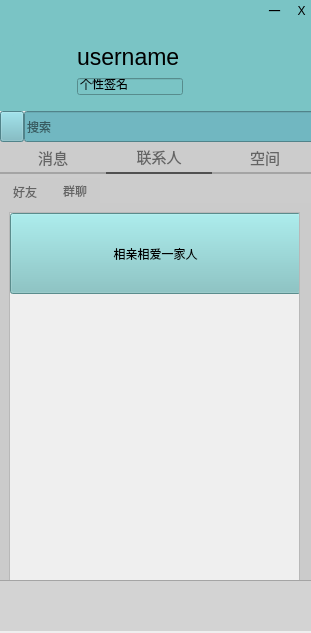
<?xml version="1.0" encoding="UTF-8"?>
<ui version="4.0">
 <class>index</class>
 <widget class="QWidget" name="index">
  <property name="geometry">
   <rect>
    <x>0</x>
    <y>0</y>
    <width>311</width>
    <height>633</height>
   </rect>
  </property>
  <property name="sizePolicy">
   <sizepolicy hsizetype="Expanding" vsizetype="Expanding">
    <horstretch>0</horstretch>
    <verstretch>0</verstretch>
   </sizepolicy>
  </property>
  <property name="windowTitle">
   <string>Form</string>
  </property>
  <property name="styleSheet">
   <string notr="true">QPushButton
{border:one;
}
QWidget{
border:&quot;rgb(122,197,196)&quot;;
}</string>
  </property>
  <widget class="QWidget" name="widget" native="true">
   <property name="geometry">
    <rect>
     <x>0</x>
     <y>0</y>
     <width>311</width>
     <height>111</height>
    </rect>
   </property>
   <property name="sizePolicy">
    <sizepolicy hsizetype="Expanding" vsizetype="Expanding">
     <horstretch>0</horstretch>
     <verstretch>0</verstretch>
    </sizepolicy>
   </property>
   <property name="minimumSize">
    <size>
     <width>311</width>
     <height>111</height>
    </size>
   </property>
   <property name="maximumSize">
    <size>
     <width>311</width>
     <height>111</height>
    </size>
   </property>
   <property name="styleSheet">
    <string notr="true">QWidget{
background-color:rgb(122,196,197);
}</string>
   </property>
   <widget class="QLabel" name="label">
    <property name="geometry">
     <rect>
      <x>9</x>
      <y>41</y>
      <width>61</width>
      <height>61</height>
     </rect>
    </property>
    <property name="sizePolicy">
     <sizepolicy hsizetype="Preferred" vsizetype="Preferred">
      <horstretch>61</horstretch>
      <verstretch>61</verstretch>
     </sizepolicy>
    </property>
    <property name="maximumSize">
     <size>
      <width>61</width>
      <height>61</height>
     </size>
    </property>
    <property name="styleSheet">
     <string notr="true">QLabel{
border-radius:14px;
border-width:0px;
border-style:solid;
}</string>
    </property>
    <property name="text">
     <string/>
    </property>
    <property name="scaledContents">
     <bool>true</bool>
    </property>
   </widget>
   <widget class="QLabel" name="username">
    <property name="geometry">
     <rect>
      <x>77</x>
      <y>42</y>
      <width>109</width>
      <height>30</height>
     </rect>
    </property>
    <property name="styleSheet">
     <string notr="true">QLabel{
font-size:23px;
}
</string>
    </property>
    <property name="text">
     <string>username</string>
    </property>
   </widget>
   <widget class="QLineEdit" name="sign">
    <property name="geometry">
     <rect>
      <x>77</x>
      <y>78</y>
      <width>106</width>
      <height>17</height>
     </rect>
    </property>
    <property name="text">
     <string>个性签名</string>
    </property>
   </widget>
   <widget class="QWidget" name="layoutWidget">
    <property name="geometry">
     <rect>
      <x>1</x>
      <y>-5</y>
      <width>311</width>
      <height>31</height>
     </rect>
    </property>
    <layout class="QHBoxLayout" name="horizontalLayout">
     <item>
      <widget class="QLabel" name="label_2">
       <property name="minimumSize">
        <size>
         <width>31</width>
         <height>16</height>
        </size>
       </property>
       <property name="maximumSize">
        <size>
         <width>31</width>
         <height>16</height>
        </size>
       </property>
       <property name="styleSheet">
        <string notr="true">QLabel{
border-image:url(&quot;:/images/myappico.ico&quot;)
}</string>
       </property>
       <property name="text">
        <string/>
       </property>
       <property name="scaledContents">
        <bool>true</bool>
       </property>
      </widget>
     </item>
     <item>
      <spacer name="horizontalSpacer">
       <property name="orientation">
        <enum>Qt::Horizontal</enum>
       </property>
       <property name="sizeHint" stdset="0">
        <size>
         <width>178</width>
         <height>20</height>
        </size>
       </property>
      </spacer>
     </item>
     <item>
      <widget class="QPushButton" name="pushButton">
       <property name="minimumSize">
        <size>
         <width>21</width>
         <height>21</height>
        </size>
       </property>
       <property name="maximumSize">
        <size>
         <width>21</width>
         <height>21</height>
        </size>
       </property>
       <property name="text">
        <string>一</string>
       </property>
      </widget>
     </item>
     <item>
      <widget class="QPushButton" name="pushButton_2">
       <property name="minimumSize">
        <size>
         <width>21</width>
         <height>21</height>
        </size>
       </property>
       <property name="maximumSize">
        <size>
         <width>21</width>
         <height>21</height>
        </size>
       </property>
       <property name="text">
        <string>X</string>
       </property>
      </widget>
     </item>
    </layout>
   </widget>
  </widget>
  <widget class="QTabWidget" name="tabWidget">
   <property name="geometry">
    <rect>
     <x>0</x>
     <y>140</y>
     <width>318</width>
     <height>441</height>
    </rect>
   </property>
   <property name="minimumSize">
    <size>
     <width>318</width>
     <height>384</height>
    </size>
   </property>
   <property name="maximumSize">
    <size>
     <width>16777215</width>
     <height>16777215</height>
    </size>
   </property>
   <property name="font">
    <font>
     <family>Microsoft YaHei</family>
     <pointsize>11</pointsize>
     <bold>false</bold>
     <stylestrategy>PreferAntialias</stylestrategy>
    </font>
   </property>
   <property name="styleSheet">
    <string notr="true">QWidget::tab{
background-color: rgba(203, 203, 203,250);
border-style:solid;
border-bottom-width:2px;
border-radius:0px;
height:32px;
width:106px;
color: rgb(100, 100, 100);
border-color: rgb(255, 255, 255);
border-bottom-color:rgba(163, 163, 163,250);
}
QWidget::tab:selected{
border-bottom-color: rgb(80, 80, 80);
border-bottom-width:2px;
border-radius-:2px;
}
QWidget::pane{
border-style:solid;
background-color: rgba(203, 203, 203,250);
}</string>
   </property>
   <property name="currentIndex">
    <number>1</number>
   </property>
   <widget class="QWidget" name="tab">
    <property name="font">
     <font>
      <family>Microsoft YaHei</family>
      <pointsize>10</pointsize>
     </font>
    </property>
    <attribute name="title">
     <string>消息</string>
    </attribute>
    <layout class="QVBoxLayout" name="verticalLayout_3">
     <property name="leftMargin">
      <number>0</number>
     </property>
     <property name="topMargin">
      <number>0</number>
     </property>
     <property name="rightMargin">
      <number>0</number>
     </property>
     <property name="bottomMargin">
      <number>0</number>
     </property>
     <item>
      <widget class="QScrollArea" name="scrollArea_3">
       <property name="font">
        <font>
         <family>Microsoft YaHei</family>
         <stylestrategy>PreferAntialias</stylestrategy>
        </font>
       </property>
       <property name="widgetResizable">
        <bool>true</bool>
       </property>
       <widget class="QWidget" name="scrollAreaWidgetContents_3">
        <property name="geometry">
         <rect>
          <x>0</x>
          <y>0</y>
          <width>318</width>
          <height>407</height>
         </rect>
        </property>
        <layout class="QGridLayout" name="gridLayout_4">
         <property name="leftMargin">
          <number>0</number>
         </property>
         <property name="topMargin">
          <number>0</number>
         </property>
         <property name="rightMargin">
          <number>0</number>
         </property>
         <property name="bottomMargin">
          <number>0</number>
         </property>
         <item row="0" column="0">
          <widget class="QListWidget" name="listWidget">
           <property name="font">
            <font>
             <family>Microsoft YaHei</family>
             <stylestrategy>PreferAntialias</stylestrategy>
            </font>
           </property>
           <property name="styleSheet">
            <string notr="true"/>
           </property>
          </widget>
         </item>
        </layout>
       </widget>
      </widget>
     </item>
    </layout>
   </widget>
   <widget class="QWidget" name="tab_2">
    <attribute name="title">
     <string>联系人</string>
    </attribute>
    <layout class="QGridLayout" name="gridLayout_2">
     <property name="leftMargin">
      <number>0</number>
     </property>
     <property name="topMargin">
      <number>4</number>
     </property>
     <property name="rightMargin">
      <number>0</number>
     </property>
     <property name="bottomMargin">
      <number>0</number>
     </property>
     <item row="0" column="0">
      <widget class="QTabWidget" name="tabWidget_2">
       <property name="font">
        <font>
         <family>Microsoft YaHei</family>
         <pointsize>9</pointsize>
         <stylestrategy>PreferAntialias</stylestrategy>
        </font>
       </property>
       <property name="styleSheet">
        <string notr="true">::tab{
background-color: rgba(203, 203, 203,200);
border-style:solid;
border-width:0px;
border-radius:2px;
height:25px;
width:50px;
color: rgb(100, 100, 100);
border-color: rgb(255, 255, 255);
}
::tab:selected{
border-radius:2px;
}
:pane{
}</string>
       </property>
       <property name="currentIndex">
        <number>1</number>
       </property>
       <widget class="QWidget" name="tab_4">
        <attribute name="title">
         <string>好友</string>
        </attribute>
        <layout class="QGridLayout" name="gridLayout_3">
         <property name="leftMargin">
          <number>0</number>
         </property>
         <property name="topMargin">
          <number>0</number>
         </property>
         <property name="rightMargin">
          <number>0</number>
         </property>
         <property name="bottomMargin">
          <number>0</number>
         </property>
         <item row="0" column="0">
          <widget class="QScrollArea" name="scrollArea">
           <property name="font">
            <font>
             <family>Microsoft YaHei</family>
             <stylestrategy>PreferAntialias</stylestrategy>
            </font>
           </property>
           <property name="styleSheet">
            <string notr="true">QScrollBar:vertical{
background-color:rgba(0,0,0,0);
border-color:rgba(0,0,6,0);
border-style:solid;
border-width:0px;
width:10px;
padding-top:0px;
padding-bottom:0px;
}


QScrollBar::handle:vertical{
border-style:solid;
border-width:2px;
border-radius:4px;
background-color:rgba(145,145,145,255);
border-color:rgba(0,0,0,0);
min-height:44px;}


QScrollBar::add-page:vertical,QScrollBar::sub-page:vertical{background:rgba(0,0,0,0);}


QScrollBar::sub-page:vertical,QScrollBar::sub-page:vertical{background:rgba(0,0,0,0);}</string>
           </property>
           <property name="verticalScrollBarPolicy">
            <enum>Qt::ScrollBarAlwaysOff</enum>
           </property>
           <property name="horizontalScrollBarPolicy">
            <enum>Qt::ScrollBarAlwaysOff</enum>
           </property>
           <property name="widgetResizable">
            <bool>true</bool>
           </property>
           <widget class="QWidget" name="scrollAreaWidgetContents">
            <property name="geometry">
             <rect>
              <x>0</x>
              <y>0</y>
              <width>100</width>
              <height>30</height>
             </rect>
            </property>
            <property name="cursor">
             <cursorShape>ArrowCursor</cursorShape>
            </property>
            <property name="styleSheet">
             <string notr="true">#scrollAreaWidgetContents{
background-color: rgb(203, 203, 203);
}</string>
            </property>
            <widget class="QWidget" name="widget_2" native="true">
             <property name="geometry">
              <rect>
               <x>9</x>
               <y>9</y>
               <width>299</width>
               <height>361</height>
              </rect>
             </property>
            </widget>
           </widget>
          </widget>
         </item>
        </layout>
       </widget>
       <widget class="QWidget" name="tab_5">
        <attribute name="title">
         <string>群聊</string>
        </attribute>
        <widget class="QScrollArea" name="scrollArea_4">
         <property name="geometry">
          <rect>
           <x>9</x>
           <y>9</y>
           <width>291</width>
           <height>371</height>
          </rect>
         </property>
         <property name="widgetResizable">
          <bool>true</bool>
         </property>
         <widget class="QWidget" name="scrollAreaWidgetContents_4">
          <property name="geometry">
           <rect>
            <x>0</x>
            <y>0</y>
            <width>291</width>
            <height>371</height>
           </rect>
          </property>
          <widget class="QToolButton" name="toolButton_2">
           <property name="geometry">
            <rect>
             <x>0</x>
             <y>0</y>
             <width>291</width>
             <height>81</height>
            </rect>
           </property>
           <property name="styleSheet">
            <string notr="true">QToolButton{
	background-color:rgb(126,197,197);
}</string>
           </property>
           <property name="text">
            <string>相亲相爱一家人</string>
           </property>
          </widget>
         </widget>
        </widget>
       </widget>
      </widget>
     </item>
    </layout>
   </widget>
   <widget class="QWidget" name="tab_3">
    <attribute name="title">
     <string>空间</string>
    </attribute>
    <widget class="QScrollArea" name="scrollArea_2">
     <property name="geometry">
      <rect>
       <x>0</x>
       <y>0</y>
       <width>318</width>
       <height>415</height>
      </rect>
     </property>
     <property name="font">
      <font>
       <family>Microsoft YaHei</family>
       <stylestrategy>PreferAntialias</stylestrategy>
      </font>
     </property>
     <property name="verticalScrollBarPolicy">
      <enum>Qt::ScrollBarAlwaysOff</enum>
     </property>
     <property name="widgetResizable">
      <bool>true</bool>
     </property>
     <widget class="QWidget" name="scrollAreaWidgetContents_2">
      <property name="geometry">
       <rect>
        <x>0</x>
        <y>0</y>
        <width>318</width>
        <height>415</height>
       </rect>
      </property>
      <layout class="QVBoxLayout" name="verticalLayout">
       <property name="leftMargin">
        <number>0</number>
       </property>
       <property name="topMargin">
        <number>0</number>
       </property>
       <property name="rightMargin">
        <number>0</number>
       </property>
       <property name="bottomMargin">
        <number>0</number>
       </property>
       <item>
        <widget class="QListWidget" name="listWidget_2">
         <property name="font">
          <font>
           <family>Microsoft YaHei</family>
           <stylestrategy>PreferAntialias</stylestrategy>
          </font>
         </property>
         <property name="styleSheet">
          <string notr="true">QListWidget::Item{
background-color: rgb(173, 173, 173);
}

QListWidget::Item:hover{
background-color: rgba(203, 203, 203, 100);
}</string>
         </property>
        </widget>
       </item>
      </layout>
     </widget>
    </widget>
   </widget>
  </widget>
  <widget class="QWidget" name="layoutWidget">
   <property name="geometry">
    <rect>
     <x>0</x>
     <y>110</y>
     <width>321</width>
     <height>33</height>
    </rect>
   </property>
   <layout class="QHBoxLayout" name="horizontalLayout_2">
    <property name="spacing">
     <number>0</number>
    </property>
    <item>
     <widget class="QToolButton" name="toolButton">
      <property name="minimumSize">
       <size>
        <width>21</width>
        <height>31</height>
       </size>
      </property>
      <property name="styleSheet">
       <string notr="true">QToolButton{
background-color:rgb(113,183,193);
}</string>
      </property>
      <property name="text">
       <string/>
      </property>
      <property name="icon">
       <iconset resource="image.qrc">
        <normaloff>:/images/search.png</normaloff>:/images/search.png</iconset>
      </property>
     </widget>
    </item>
    <item>
     <widget class="QLineEdit" name="lineEdit">
      <property name="minimumSize">
       <size>
        <width>21</width>
        <height>31</height>
       </size>
      </property>
      <property name="styleSheet">
       <string notr="true">QLineEdit{
background-color:rgb(113,183,193);
}</string>
      </property>
      <property name="placeholderText">
       <string>搜索</string>
      </property>
     </widget>
    </item>
   </layout>
  </widget>
  <widget class="QWidget" name="widget_5" native="true">
   <property name="geometry">
    <rect>
     <x>0</x>
     <y>580</y>
     <width>311</width>
     <height>51</height>
    </rect>
   </property>
   <property name="styleSheet">
    <string notr="true">background-color: rgba(203, 203, 203,200);
border-top-width:1px;
border-top-color:rgba(163, 163, 163,250);
border-style:solid;</string>
   </property>
   <layout class="QHBoxLayout" name="horizontalLayout_3">
    <property name="topMargin">
     <number>9</number>
    </property>
    <property name="bottomMargin">
     <number>9</number>
    </property>
    <item>
     <spacer name="horizontalSpacer_5">
      <property name="font">
       <font>
        <family>Microsoft YaHei</family>
        <stylestrategy>PreferAntialias</stylestrategy>
       </font>
      </property>
      <property name="orientation">
       <enum>Qt::Horizontal</enum>
      </property>
      <property name="sizeType">
       <enum>QSizePolicy::Fixed</enum>
      </property>
      <property name="sizeHint" stdset="0">
       <size>
        <width>5</width>
        <height>20</height>
       </size>
      </property>
     </spacer>
    </item>
    <item>
     <widget class="QToolButton" name="toolButton_4">
      <property name="minimumSize">
       <size>
        <width>30</width>
        <height>30</height>
       </size>
      </property>
      <property name="maximumSize">
       <size>
        <width>30</width>
        <height>30</height>
       </size>
      </property>
      <property name="font">
       <font>
        <family>Microsoft YaHei</family>
        <stylestrategy>PreferAntialias</stylestrategy>
       </font>
      </property>
      <property name="styleSheet">
       <string notr="true">background-color: rgba(255, 255, 255, 0);
border-style:solid;
border-color: rgba(255, 255, 255, 0);</string>
      </property>
      <property name="text">
       <string/>
      </property>
      <property name="icon">
       <iconset resource="image.qrc">
        <normaloff>:/images/sangangy.png</normaloff>:/images/sangangy.png</iconset>
      </property>
      <property name="iconSize">
       <size>
        <width>25</width>
        <height>25</height>
       </size>
      </property>
      <property name="autoRaise">
       <bool>false</bool>
      </property>
     </widget>
    </item>
    <item>
     <widget class="QToolButton" name="toolButton_3">
      <property name="minimumSize">
       <size>
        <width>30</width>
        <height>30</height>
       </size>
      </property>
      <property name="maximumSize">
       <size>
        <width>30</width>
        <height>30</height>
       </size>
      </property>
      <property name="font">
       <font>
        <family>Microsoft YaHei</family>
        <stylestrategy>PreferAntialias</stylestrategy>
       </font>
      </property>
      <property name="styleSheet">
       <string notr="true">background-color: rgba(255, 255, 255, 0);
border-style:solid;
border-color: rgba(255, 255, 255, 0);</string>
      </property>
      <property name="text">
       <string/>
      </property>
      <property name="icon">
       <iconset resource="image.qrc">
        <normaloff>:/images/tianjiahaoyou.png</normaloff>:/images/tianjiahaoyou.png</iconset>
      </property>
      <property name="iconSize">
       <size>
        <width>25</width>
        <height>25</height>
       </size>
      </property>
      <property name="autoRaise">
       <bool>false</bool>
      </property>
     </widget>
    </item>
    <item>
     <spacer name="horizontalSpacer_3">
      <property name="font">
       <font>
        <family>Microsoft YaHei</family>
        <stylestrategy>PreferAntialias</stylestrategy>
       </font>
      </property>
      <property name="orientation">
       <enum>Qt::Horizontal</enum>
      </property>
      <property name="sizeHint" stdset="0">
       <size>
        <width>40</width>
        <height>20</height>
       </size>
      </property>
     </spacer>
    </item>
   </layout>
  </widget>
 </widget>
 <resources>
  <include location="image.qrc"/>
 </resources>
 <connections>
  <connection>
   <sender>pushButton_2</sender>
   <signal>clicked()</signal>
   <receiver>index</receiver>
   <slot>close()</slot>
   <hints>
    <hint type="sourcelabel">
     <x>300</x>
     <y>10</y>
    </hint>
    <hint type="destinationlabel">
     <x>153</x>
     <y>246</y>
    </hint>
   </hints>
  </connection>
  <connection>
   <sender>pushButton</sender>
   <signal>clicked()</signal>
   <receiver>index</receiver>
   <slot>showMinimized()</slot>
   <hints>
    <hint type="sourcelabel">
     <x>271</x>
     <y>11</y>
    </hint>
    <hint type="destinationlabel">
     <x>153</x>
     <y>246</y>
    </hint>
   </hints>
  </connection>
 </connections>
</ui>
